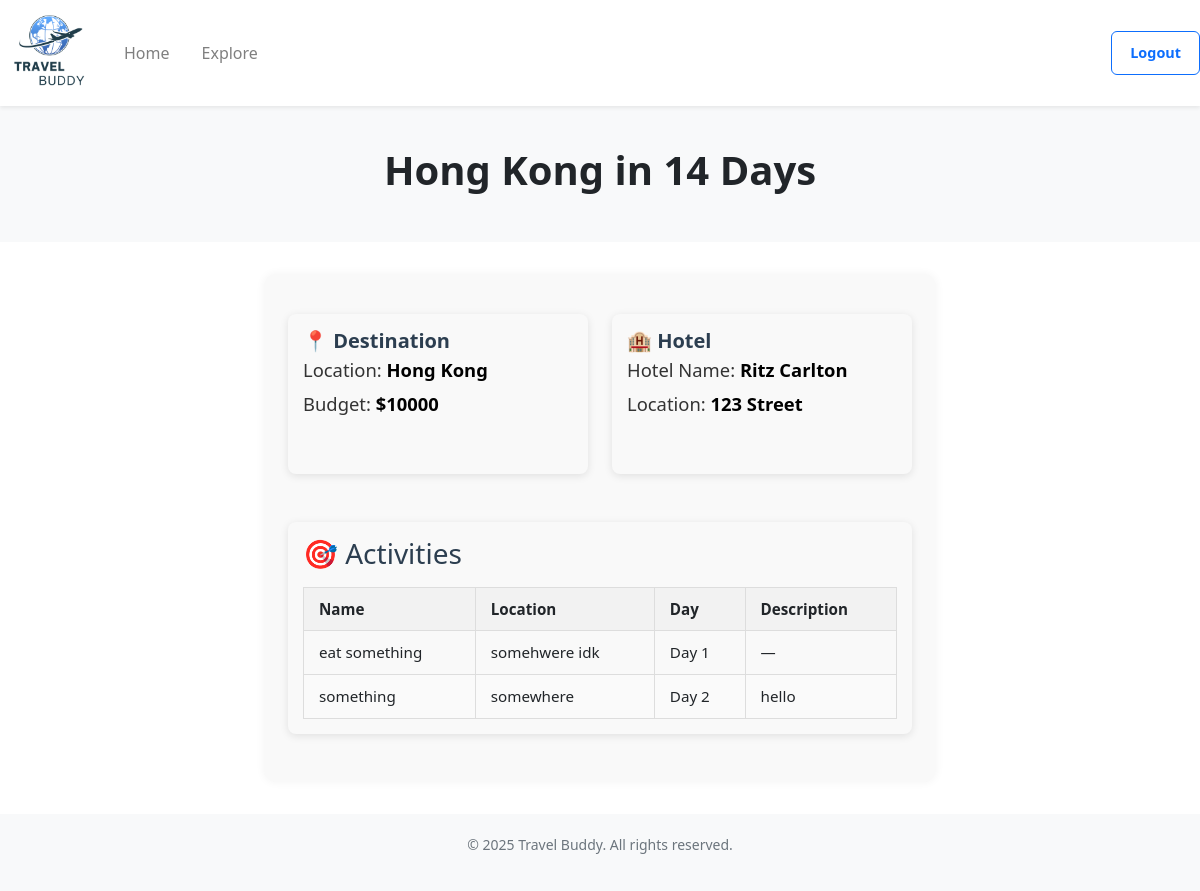
Before: /explore-plan/1 (signed in) with the older database file.
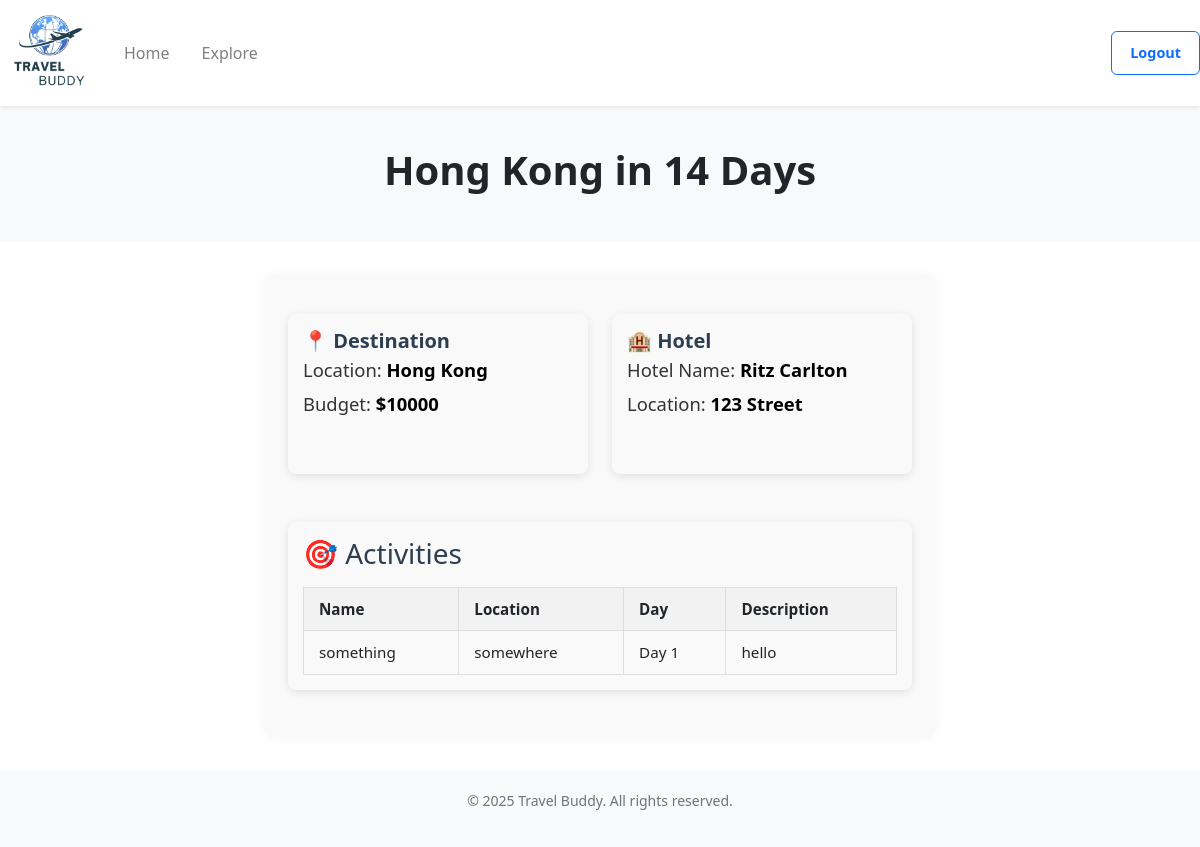
After: the same page with the newer database file.
### website/models.py (models this page shows)
class Activity(db.Model):
    __tablename__ = 'activity'
    id = db.Column(db.Integer, primary_key=True)
    activity_name = db.Column(db.String(200), nullable=False)
    location = db.Column(db.String(200), nullable=False)
    date = db.Column(db.Date, nullable=False)
    description = db.Column(db.String(500))
    trip_id = db.Column(db.Integer, db.ForeignKey('trip.id', ondelete="CASCADE"))

### website/views.py (the view)
@views.route('/explore-plan/<int:trip_id>')
@login_required
def explore_plan(trip_id):
    trip = Trip.query.get_or_404(trip_id)
    flight = Flight.query.filter_by(trip_id=trip_id).first()
    hotel = Hotel.query.filter_by(trip_id=trip_id).first()
    activities = Activity.query.filter_by(trip_id=trip_id).all()
    if trip.user_id != current_user.id:
        abort(403)
    return render_template("explore-plan.html", user=current_user, trip=trip, flight=flight, hotel=hotel, activities=activities)

### website/__init__.py (called while the page is built)
def create_app():
    app = Flask(__name__)
    app.config['SECRET_KEY'] = 'asdfa asdfa'
    app.config['SQLALCHEMY_DATABASE_URI'] = f'sqlite:///{DB_NAME}'
    app.config['DATABASE'] = os.path.join(app.instance_path, DB_NAME)
    db.init_app(app)
    from .views import views
    from .auth import auth
    app.register_blueprint(views, url_prefix='/')
    app.register_blueprint(auth, url_prefix='/')
    from .models import User
    with app.app_context():
        if not path.exists(DB_NAME):
            db.create_all()
            print("Database created successfully")
    login_manager = LoginManager()
    login_manager.login_view = 'auth.login'
    login_manager.init_app(app)
    @login_manager.user_loader
    def load_user(id):
        return User.query.get(int(id))
    return app

### website/templates/explore-plan.html (shortened to what this page needs)
<!DOCTYPE html>
<html>
  <head>
    <link rel="stylesheet" href="https://stackpath.bootstrapcdn.com/bootstrap/4.4.1/css/bootstrap.min.css" />
    <link href="https://cdn.jsdelivr.net/npm/bootstrap-icons/font/bootstrap-icons.css" rel="stylesheet" />
    <link rel="stylesheet" href="https://stackpath.bootstrapcdn.com/font-awesome/4.7.0/css/font-awesome.min.css" />
    <link href="https://cdn.jsdelivr.net/npm/bootstrap@5.3.0/dist/css/bootstrap.min.css" rel="stylesheet" />
  </head>
  <body class="min-vh-100 d-flex flex-column">
    <nav class="navbar navbar-expand-lg navbar-light bg-white shadow-sm">
      <a class="navbar-brand" href="/home">
        <img src="{{url_for('static', filename='images/logo.png')}}" class="d-inline-block align-top logo-nav" />
      </a>
      <div class="collapse navbar-collapse" id="navbar">
        <div class="navbar-nav">
          <a class="nav-item nav-link mr-3" id="home" href="/home">Home</a>
          <a class="nav-item nav-link" id="explore" href="/explore">Explore</a>
        </div>
        <div class="ml-auto">
          <a class="btn btn-outline-primary" id="logout" href="/" role="button">Logout</a>
        </div>
      </div>
    </nav>
    <section class="hero">
      <div class="container">
        <h1 style="text-align: center" class="display-6 font-weight-bold">{{trip.destination}} in {{ (trip.end_date - trip.start_date).days + 1 }} Day{{ 's' if (trip.end_date - trip.start_date).days + 1 != 1 else '' }}</h1>
      </div>
    </section>
    <div class="trip-summary">
      <div class="row mt-3">
        <div class="col-md-6">
          <section class="trip-info-card">
            <h3 class="trip-info-title">📍 Destination</h3>
            <p class="trip-info-detail">Location: <strong>{{ trip.destination }}</strong></p>
            <p class="trip-info-detail">Budget: <strong>${{trip.budget}}</strong></p>
          </section>
        </div>
        {% if hotel %}
        <div class="col-md-6">
          <section class="trip-info-card">
            <h3 class="trip-info-title">🏨 Hotel</h3>
            <p class="trip-info-detail">Hotel Name: <strong>{{ hotel.hotel_name }}</strong></p>
            <p class="trip-info-detail">Location: <strong>{{ hotel.location }}</strong></p>
          </section>
        </div>
        {% endif %}
      </div>
      {% if activities %}
      <div class="row mt-4">
        <div class="col-md-12">
          <section class="trip-info-card">
            <h3>🎯 Activities</h3>
            <table class="activity-table">
              <thead>
                <tr>
                  <th>Name</th>
                  <th>Location</th>
                  <th>Day</th>
                  <th>Description</th>
                </tr>
              </thead>
              <tbody>
                {% for activity in activities|sort(attribute='date') %}
                <tr>
                  <td>{{ activity.activity_name }}</td>
                  <td>{{ activity.location }}</td>
                  <td>Day {{ loop.index }}</td>
                  <td>{{ activity.description or '—' }}</td>
                </tr>
                {% endfor %}
              </tbody>
            </table>
          </section>
        </div>
      </div>
      {% endif %}
    </div>
    <footer class="footer mt-auto">
      <div class="container">
        <p>© 2025 Travel Buddy. All rights reserved.</p>
      </div>
    </footer>
  </body>
</html>

Changed rows visible on the page:
removed Activity: activity_name "eat something", location "somehwere idk", description "—"
